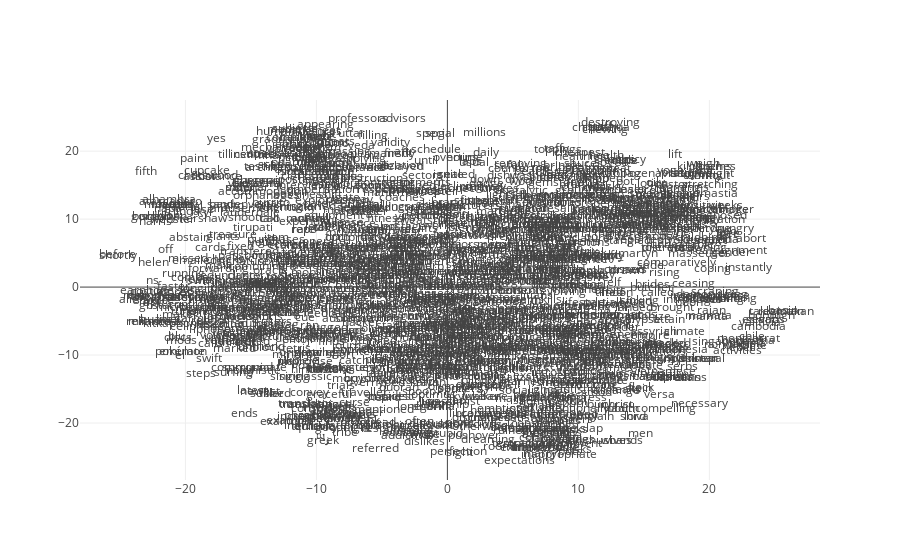

The notebook cell saved with this chart:
### Code cell
# Plot
trace = go.Scatter(
    x = Y[:,0],
    y = Y[:,1],
    text = list(wanted_vocab),
    mode='text'
)

data = [trace]

# Plot and embed in ipython notebook!
iplot(data, filename='basic-scatter')

### Figure 1 — Plotly figure (JSON) as saved in the notebook; plotly's stock layout.template omitted (floating-point values rounded to 4 significant figures; data arrays with more than 128 entries replaced by an {"elided": "..."} marker saying what was removed)
{"data": [{"mode": "text", "text": {"elided": "1500 str values"}, "type": "scatter", "uid": "8793dfd0-118f-4f27-9bb9-34763f64acd0", "x": {"elided": "1500 float values"}, "y": {"elided": "1500 float values"}}], "layout": {}}
